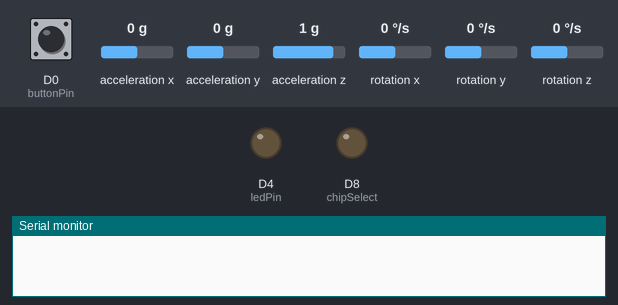
A sketch run on a simulated ESP8266 (NodeMCU). Shown: output pins drawn as LEDs (lit = HIGH), the last lines printed to the serial monitor. Dashed ring = blinking. The test bench sets the inputs (shaded band); at power-on: D0 (buttonPin) HIGH, acceleration x 0 g, acceleration y 0 g, acceleration z 1 g, rotation x 0 °/s, rotation y 0 °/s, rotation z 0 °/s. Storage starts empty.

Above: at 0.0 s.
At 3.95 s:
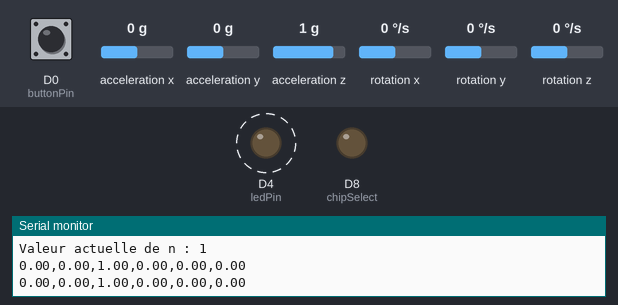
4.3 s: D0 (buttonPin) pulled LOW for 3.2 s
Timing chart, 0 to 15.0 s (numbered marks = the images above; inputs shaded):
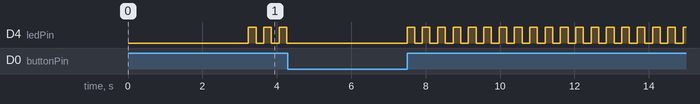

The sketch:

sensor_base_test_v6_4.ino
```cpp
#include <Wire.h>
#include <MPU6050_tockn.h>
#include <SD.h>
#include <SPI.h>

MPU6050 mpu6050(Wire);
const int buttonPin = D0;  // Numéro de la broche du bouton poussoir
const int ledPin = LED_BUILTIN; // Numéro de la broche de la LED intégrée
const int chipSelect = D8; // Broche de sélection du module microSD

int buttonState = 0;  // Variable pour lire l'état du bouton
bool measurementsActive = false; // Variable pour indiquer si les mesures sont actives

int n = 0; // Variable pour itérer sur le nom du fichier enregistré
File dataFile; // Fichier de données

unsigned long initialTime; // Temps initial pour la première valeur

void setup() {
  Serial.begin(115200);
  Wire.begin(D4, D3); // Utilisation des broches D4 (GPIO2) pour SDA et D3 (GPIO0) pour SCL
  pinMode(ledPin, OUTPUT); // Initialise la broche de la LED comme une sortie
  pinMode(buttonPin, INPUT_PULLUP); // Initialise la broche du bouton avec une résistance de tirage vers le haut
  pinMode(chipSelect, OUTPUT); // Initialise la broche de sélection du module microSD

  mpu6050.begin();
  mpu6050.calcGyroOffsets(true);

  Serial.println("MPU6050 Initialisé !");

  if (!SD.begin(chipSelect)) {
    Serial.println("Erreur lors de l'initialisation de la carte SD !");
    while (1);
  }

  // Recherche du fichier avec la valeur la plus élevée de n
  n = findMaxN();
  Serial.println("Valeur actuelle de n : " + String(n));
}

void loop() {
  // Lecture de l'état du bouton
  buttonState = digitalRead(buttonPin);

  // Si le bouton est appuyé et les mesures ne sont pas actives, démarrer les mesures
  if (buttonState == HIGH && !measurementsActive) {
    measurementsActive = true;
    digitalWrite(ledPin, LOW); // Allume la LED
    delay(200); // Petite pause pour éviter les rebonds du bouton

    // Génère un nom de fichier unique
    String fileName = "data_" + String(n) + ".txt";

    // Ouvre le fichier en mode écriture
    dataFile = SD.open(fileName, FILE_WRITE);

    if (!dataFile) {
      Serial.println("Erreur lors de l'ouverture du fichier !");
      Serial.println("Fichier numéro " + String(n));
    } else {
      // Écrit l'en-tête dans le fichier
      dataFile.println("time [ms], AccX [g], AccY [g], AccZ [g], GyroX [deg/s], GyroY [deg/s], GyroZ [deg/s]");
      // Obtient le temps initial pour la première valeur
      unsigned long initialTime = millis();
      // Calcule et écrit la première valeur correspondant au temps
      dataFile.print(initialTime); // La première valeur est toujours 0 (correspondant au temps initial)
      dataFile.print(",");
      dataFile.print(mpu6050.getAccX());
      dataFile.print(",");
      dataFile.print(mpu6050.getAccY());
      dataFile.print(",");
      dataFile.print(mpu6050.getAccZ());
      dataFile.print(",");
      dataFile.print(mpu6050.getGyroX());
      dataFile.print(",");
      dataFile.print(mpu6050.getGyroY());
      dataFile.print(",");
      dataFile.println(mpu6050.getGyroZ());
      //delay(10);
    }
  }
  // Si le bouton est appuyé et les mesures sont actives, arrêter les mesures
  else if (buttonState == HIGH && measurementsActive) {
    measurementsActive = false;
    digitalWrite(ledPin, HIGH); // Éteint la LED
    delay(200); // Petite pause pour éviter les rebonds du bouton

    if (dataFile) {
      dataFile.close(); // Ferme le fichier
      n = n + 1;
    }
  }

  // Si les mesures sont actives, lire et afficher les données du capteur
  if (measurementsActive) {
    mpu6050.update();
    // Affichage des valeurs dans le moniteur série
    Serial.print(mpu6050.getAccX());
    Serial.print(",");
    Serial.print(mpu6050.getAccY());
    Serial.print(",");
    Serial.print(mpu6050.getAccZ());
    Serial.print(",");
    Serial.print(mpu6050.getGyroX());
    Serial.print(",");
    Serial.print(mpu6050.getGyroY());
    Serial.print(",");
    Serial.println(mpu6050.getGyroZ());

    if (dataFile) {
      // Calcule le temps écoulé depuis le début de l'enregistrement
      unsigned long currentTime = millis();
      unsigned long elapsedTime = currentTime - initialTime;

      // Écrit les valeurs dans le fichier texte
      dataFile.print(elapsedTime);
      dataFile.print(",");
      dataFile.print(mpu6050.getAccX());
      dataFile.print(",");
      dataFile.print(mpu6050.getAccY());
      dataFile.print(",");
      dataFile.print(mpu6050.getAccZ());
      dataFile.print(",");
      dataFile.print(mpu6050.getGyroX());
      dataFile.print(",");
      dataFile.print(mpu6050.getGyroY());
      dataFile.print(",");
      dataFile.println(mpu6050.getGyroZ());
      //delay(10);
    }
  }
}

// Fonction pour rechercher la valeur maximale de n parmi les fichiers existants
int findMaxN() {
  int maxN = 0;
  File root = SD.open("/");
  if (!root) {
    return maxN;
  }

  while (true) {
    File entry = root.openNextFile();
    if (!entry) {
      break;
    }

    if (!entry.isDirectory()) {
      String fileName = entry.name();
      if (fileName.startsWith("data_") && fileName.endsWith(".txt")) {
        int numStart = fileName.indexOf('_') + 1;
        int numEnd = fileName.indexOf('.');
        if (numStart > 0 && numEnd > numStart) {
          String numStr = fileName.substring(numStart, numEnd);
          int num = numStr.toInt();
          if (num > maxN) {
            maxN = num;
          }
        }
      }
    }

    entry.close();
  }

  root.close();
  return maxN + 1;
}
```
